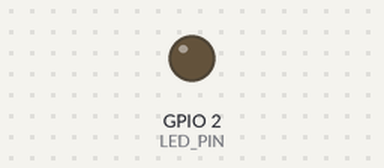
Simulated run of this sketch. Board: ESP32. On the bench: output pins drawn as LEDs (lit = HIGH). WiFi joins after 1.5 s; servers stay silent unless stated; uploads are accepted with an empty reply; what the sketch prints to the serial monitor is not drawn.

Above: at 2.9 s.
At 40.7 s:
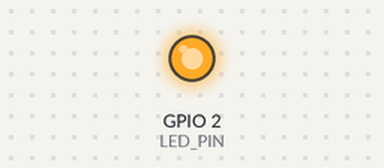
Timing chart, 0 to 42.0 s (numbered marks = the images above):
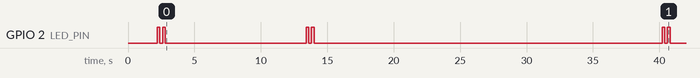

The sketch:

sketch_apr12a.ino
```cpp
#include <WiFi.h>
#include <HTTPClient.h>

const char* ssid = "YOUR_WIFI_SSID";
const char* password = "YOUR_WIFI_PASSWORD";
const char* serverName = "http://BACKEND_IP_GOES_HERE:5000/api/update";

#define LED_PIN 2

void setup() {
  Serial.begin(115200);
  pinMode(LED_PIN, OUTPUT);
  digitalWrite(LED_PIN, LOW);

  WiFi.begin(ssid, password);
  Serial.print("Connecting");

  while (WiFi.status() != WL_CONNECTED) {
    delay(1000);
    Serial.print(".");
  }

  Serial.println("\nConnected!");
  Serial.print("ESP32 IP: ");
  Serial.println(WiFi.localIP());
}

void blinkLED(int times, int speed_ms) {
  for (int i = 0; i < times; i++) {
    digitalWrite(LED_PIN, HIGH);
    delay(speed_ms);
    digitalWrite(LED_PIN, LOW);
    delay(speed_ms);
  }
}

void loop() {
  bool weedDetected = millis() % 10000 < 4000;
  int moisture = 45;

  if (WiFi.status() == WL_CONNECTED) {
    HTTPClient http;

    http.begin(serverName);
    http.addHeader("Content-Type", "application/json");

    String jsonData = "{\"weed\":" + String(weedDetected ? "true" : "false") +
                      ",\"moisture\":" + String(moisture) + "}";

    int httpResponseCode = http.POST(jsonData);

    if (httpResponseCode > 0) {
      Serial.print("POST Response: ");
      Serial.println(httpResponseCode);
      Serial.println("Server says: " + http.getString());
    } else {
      Serial.print("❌ Error sending POST: ");
      Serial.println(httpResponseCode);
    }

    http.end();

    if (weedDetected) {
      Serial.println("⚠️ Weed detected! Blinking LED...");
      blinkLED(2, 200);
    } else {
      Serial.println("✅ No weed. LED off.");
      digitalWrite(LED_PIN, LOW);
    }

  } else {
    Serial.println("❌ WiFi Disconnected!");
  }

  delay(5000);
}
```

Measured:
- by itself, GPIO 2 (LED_PIN): LOW → HIGH at 2.2 s, → LOW 0.20 s later, → HIGH 0.20 s later, → LOW 0.20 s later, … (12 changes in this stretch)
